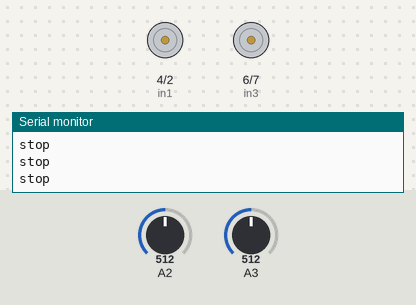
The sketch below on a simulated Arduino Uno, built with avr-gcc and run on an emulated ATmega328P. On the bench: motor-driver pin pairs drawn as motors (green arrow = first pin HIGH = forward, orange = second pin HIGH = backward, longer = more drive, scaled by the enable pin), the last lines printed to the serial monitor. The inputs (shaded band) are chosen by the test bench; at power-on: A2 = 512, A3 = 512. No radio packets arrive unless stated.

Above: at 1.2 s.
1.3 s: A2 set to 588
4.3 s: A2 set to 616
At 5.1 s:
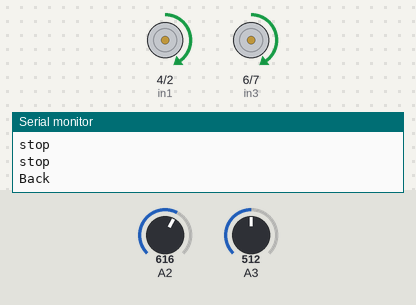
7.3 s: A3 set to 585
9.2 s: A3 set to 613
At 11.0 s:
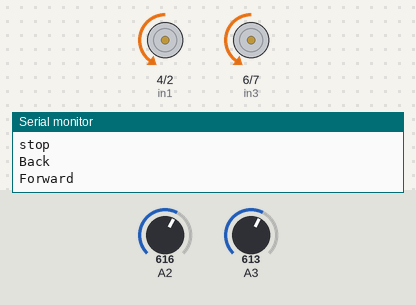
12.2 s: A3 set to 590
15.2 s: A3 set to 610
Timing chart, 0 to 19.2 s (numbered marks = the images above; inputs shaded):
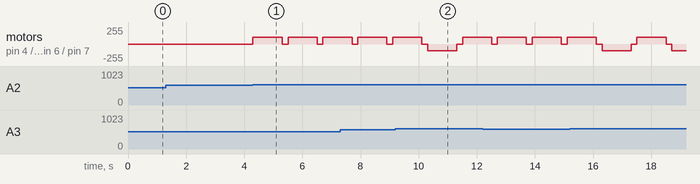

Measured:
- the behaviour switches between 600 and 601 on A2 (found by bisection; images 0 and 1)
- the behaviour switches between 600 and 601 on A3 (found by bisection; images 1 and 2)
- after the input at 4.3 s, motor on pin 4 (in1) / pin 2 (in2), motor on pin 6 (in3) / pin 7 (in4): alternates forward 100/255 for 1.0 s and stopped for 0.20 s, starting at once

The sketch:

4PosJoystickCar.ino
```cpp
#include <SPI.h>
#include <nRF24L01.h>
#include <RF24.h>

#define LTF analogRead(A2)
#define LTB analogRead(A3)

// RF variables
RF24 radio(8, 3); // CE, CSN
const byte address[6] = "00001";
char receivedData;

// Linescanners
int rearScan = 3;
int frontScan = 2;


// Motor variables
int in1=4;
int in2=2;
int in3=6;
int in4=7;
/*define channel enable output pins*/
int ENA=5;
int ENB=9;


void drivingDirection()
{


    if (radio.available())// If the NRF240L01 module received data
    {
      radio.read(&receivedData, sizeof(receivedData)); // Read the data and put it into character array
      delay(20);
      //Serial.println("received is f");
    }
    else
    {
      receivedData = 's';
      //Serial.println("received is s");
      //Serial.println(receivedData);
    }


}

void detectBoundary()
{
  if (LTF>600)
  {
    _mBack();
    delay(1000);
    digitalWrite(ENA,LOW);
    digitalWrite(ENB,LOW);
    delay(200);
  }
  if (LTB>600)
  {
    _mForward();
    delay(1000);
    digitalWrite(ENA,LOW);
    digitalWrite(ENB,LOW);
    delay(200);
  }
}
/*define driving functions*/
void _mForward()
{
  analogWrite(ENA,100);
  analogWrite(ENB,100);
  digitalWrite(in1,LOW);
  digitalWrite(in2,HIGH);
  digitalWrite(in3,LOW);
  digitalWrite(in4,HIGH);
  Serial.println("Forward");
}

void _mBack()
{
  analogWrite(ENA,100);
  analogWrite(ENB,100);
  digitalWrite(in1,HIGH);
  digitalWrite(in2,LOW);
  digitalWrite(in3,HIGH);
  digitalWrite(in4,LOW);
  Serial.println("Back");
}

void _mRight()
{
  analogWrite(ENA,130);
  analogWrite(ENB,100);
  digitalWrite(in1,HIGH);
  digitalWrite(in2,LOW);
  digitalWrite(in3,LOW);
  digitalWrite(in4,HIGH);
  Serial.println("Right");
}

void _mLeft()
{
  analogWrite(ENA,105);
  analogWrite(ENB,130);
  digitalWrite(in1,LOW);
  digitalWrite(in2,HIGH);
  digitalWrite(in3,HIGH);
  digitalWrite(in4,LOW);
  Serial.println("Left");
}

void _mStop()
{
  digitalWrite(ENA, LOW);
  digitalWrite(ENB, LOW);
  Serial.println("stop");

}

void setup()
{
  pinMode(ENA, OUTPUT);
  pinMode(ENB, OUTPUT);
  pinMode(in1, OUTPUT);
  pinMode(in2, OUTPUT);
  pinMode(in3, OUTPUT);
  pinMode(in4, OUTPUT);
  Serial.begin(9600);
  digitalWrite(ENA, LOW);
  digitalWrite(ENB, LOW);
  radio.begin();
  radio.openReadingPipe(0, address); // Read from address given as 2nd argument
  radio.setPALevel(RF24_PA_MIN); // Set power level - affects range
  radio.startListening(); // Define as receiver
}

void loop()
{
  detectBoundary();
  drivingDirection();
  //Serial.println(receivedData);

  if (receivedData == 'f')
  {
    _mForward();
  }
  else if (receivedData == 'b')
  {
    _mBack();
  }
  else if (receivedData == 'l')
  {
    _mLeft();
  }
  else if (receivedData == 'r')
  {
    _mRight();
  }
  else
    _mStop();


}
```
